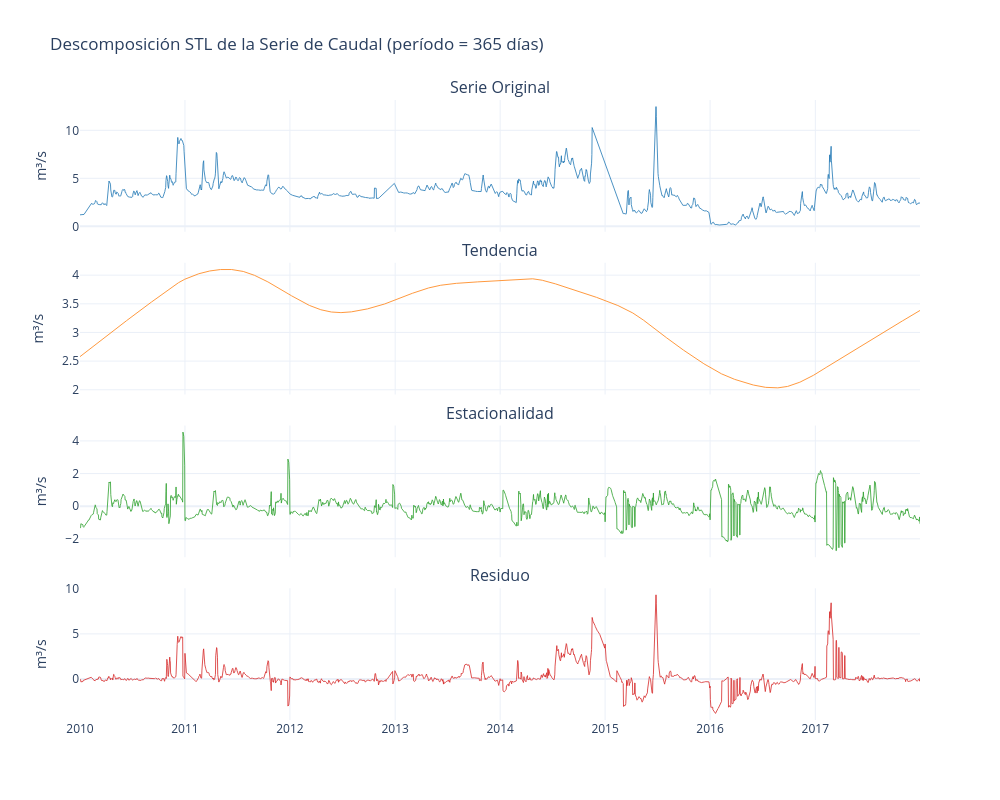

The notebook cell saved with this chart:
### Markdown cell above
## 4. Visualización de Componentes Descompuestos

Cada componente se grafica por separado para entender su contribución a la serie original.

### Code cell
# =============================================================================
# CONCEPTO: Visualización de los 4 componentes STL con subplots compartidos
# -----------------------------------------------------------------------------
# make_subplots(rows=4, cols=1, shared_xaxes=True)
#   - 4 paneles verticales para cada componente de la descomposición
#   - shared_xaxes=True → zoom/pan sincronizado entre todos los paneles
#   - vertical_spacing   → separación relativa entre subplots (0–1)
#   - subplot_titles     → etiquetas sobre cada panel (lista de strings)
#
# go.Scatter(x, y, mode="lines", line=dict(color, width))
#   - modo "lines" sin marcadores: adecuado para series densas (miles de puntos)
#   - width=0.8 para la serie original (muchos puntos → trazo fino legible)
#
# Interpretación visual de los componentes:
#   Serie Original → variabilidad total compuesta
#   Tendencia      → dirección de largo plazo (¿crece/decrece el caudal?)
#   Estacionalidad → patrón repetitivo anual (picos en época lluviosa)
#   Residuo        → ruido y eventos atípicos no capturados por T + S
#
# fig.update_yaxes(title_text, row, col)
#   → etiqueta de eje Y por panel individual
#
# CRITERIO DE USO: Visualizar los 4 componentes por separado permite evaluar
# si la descomposición es correcta: la tendencia debe ser suave, la estacionalidad
# periódica y el residuo sin estructura sistemática (ruido blanco idealmente).
# =============================================================================
# Visualización de los 4 componentes STL
componentes = {
    "Serie Original": df["Caudal"],
    "Tendencia": resultado.trend,
    "Estacionalidad": resultado.seasonal,
    "Residuo": resultado.resid,
}

colores = ["#1f77b4", "#ff7f0e", "#2ca02c", "#d62728"]
fig = make_subplots(rows=4, cols=1, shared_xaxes=True,
                    subplot_titles=list(componentes.keys()),
                    vertical_spacing=0.05)

for i, (nombre, serie) in enumerate(componentes.items(), 1):
    fig.add_trace(go.Scatter(
        x=serie.index, y=serie.values,
        mode="lines", name=nombre,
        line=dict(color=colores[i-1], width=0.8),
    ), row=i, col=1)

fig.update_layout(
    title="Descomposición STL de la Serie de Caudal (período = 365 días)",
    height=800, width=1000, showlegend=False,
)
fig.update_yaxes(title_text="m³/s", row=1, col=1)
fig.update_yaxes(title_text="m³/s", row=2, col=1)
fig.update_yaxes(title_text="m³/s", row=3, col=1)
fig.update_yaxes(title_text="m³/s", row=4, col=1)
fig.show()

### Figure 1 — Plotly figure (JSON) as saved in the notebook; plotly's stock layout.template omitted (floating-point values rounded to 4 significant figures; data arrays with more than 128 entries replaced by an {"elided": "..."} marker saying what was removed)
{"data": [{"line": {"color": "#1f77b4", "width": 0.8}, "mode": "lines", "name": "Serie Original", "type": "scatter", "x": {"elided": "2922 str values"}, "xaxis": "x", "y": {"elided": "2922 float values"}, "yaxis": "y"}, {"line": {"color": "#ff7f0e", "width": 0.8}, "mode": "lines", "name": "Tendencia", "type": "scatter", "x": {"elided": "2922 str values"}, "xaxis": "x2", "y": {"elided": "2922 float values"}, "yaxis": "y2"}, {"line": {"color": "#2ca02c", "width": 0.8}, "mode": "lines", "name": "Estacionalidad", "type": "scatter", "x": {"elided": "2922 str values"}, "xaxis": "x3", "y": {"elided": "2922 float values"}, "yaxis": "y3"}, {"line": {"color": "#d62728", "width": 0.8}, "mode": "lines", "name": "Residuo", "type": "scatter", "x": {"elided": "2922 str values"}, "xaxis": "x4", "y": {"elided": "2922 float values"}, "yaxis": "y4"}], "layout": {"annotations": [{"font": {"size": 16}, "showarrow": false, "text": "Serie Original", "x": 0.5, "xanchor": "center", "xref": "paper", "y": 1, "yanchor": "bottom", "yref": "paper"}, {"font": {"size": 16}, "showarrow": false, "text": "Tendencia", "x": 0.5, "xanchor": "center", "xref": "paper", "y": 0.7375, "yanchor": "bottom", "yref": "paper"}, {"font": {"size": 16}, "showarrow": false, "text": "Estacionalidad", "x": 0.5, "xanchor": "center", "xref": "paper", "y": 0.475, "yanchor": "bottom", "yref": "paper"}, {"font": {"size": 16}, "showarrow": false, "text": "Residuo", "x": 0.5, "xanchor": "center", "xref": "paper", "y": 0.2125, "yanchor": "bottom", "yref": "paper"}], "height": 800, "showlegend": false, "title": {"text": "Descomposición STL de la Serie de Caudal (período = 365 días)"}, "width": 1000, "xaxis": {"anchor": "y", "domain": [0, 1], "matches": "x4", "showticklabels": false}, "xaxis2": {"anchor": "y2", "domain": [0, 1], "matches": "x4", "showticklabels": false}, "xaxis3": {"anchor": "y3", "domain": [0, 1], "matches": "x4", "showticklabels": false}, "xaxis4": {"anchor": "y4", "domain": [0, 1]}, "yaxis": {"anchor": "x", "domain": [0.7875, 1], "title": {"text": "m³/s"}}, "yaxis2": {"anchor": "x2", "domain": [0.525, 0.7375], "title": {"text": "m³/s"}}, "yaxis3": {"anchor": "x3", "domain": [0.2625, 0.475], "title": {"text": "m³/s"}}, "yaxis4": {"anchor": "x4", "domain": [0, 0.2125], "title": {"text": "m³/s"}}}}
